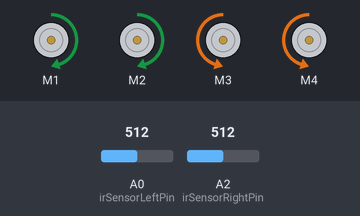
The sketch below on a simulated Arduino Uno, built with avr-gcc and run on an emulated ATmega328P. On the bench: 4 × DC motor (green arrow = forward, orange = backward, longer = faster). Inputs (shaded band) come from the test bench; at power-on: A0 (irSensorLeftPin) = 512, A2 (irSensorRightPin) = 512. What the sketch prints to the serial monitor is not drawn.

Above: at 0.1 s.
At 1.2 s:
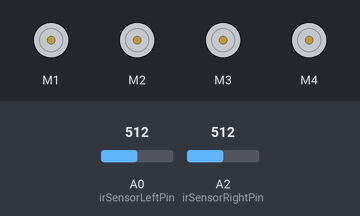
1.3 s: A0 (irSensorLeftPin) set to 690
At 1.3 s:
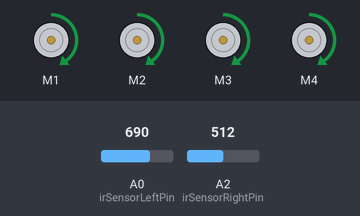
2.8 s: A0 (irSensorLeftPin) set to 709
Timing chart, 0 to 5.8 s (numbered marks = the images above; inputs shaded):
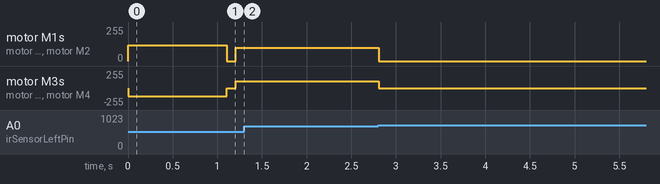

The sketch:

OhmRobot.ino
```cpp
#include <AFMotor.h>

// Create motor objects
AF_DCMotor leftForward(1);  // Motor on M1
AF_DCMotor leftBack(2);     // Motor on M2
AF_DCMotor rightBack(3);    // Motor on M3
AF_DCMotor rightForward(4); // Motor on M4

// Define constants
const int turn90DegreesTime = 1100; // Average time in milliseconds for a 90-degree turn
const int baseSpeed = 100;          // Base speed of the motors
const int turnSpeed = 120;          // Speed for turning

// IR sensor pins
const int irSensorLeftPin = A0;
const int irSensorRightPin = A2;

// Setup function
void setup() {
  // Set up motor speed
  leftForward.setSpeed(baseSpeed);
  leftBack.setSpeed(baseSpeed);
  rightBack.setSpeed(baseSpeed);
  rightForward.setSpeed(baseSpeed);

  // Initialize IR sensor pins
  pinMode(irSensorLeftPin, INPUT);
  pinMode(irSensorRightPin, INPUT);

  // Start serial communication
  Serial.begin(9600);
}

// Loop function
void loop() {
  // Check if both IR sensors detect white
  if (analogRead(irSensorLeftPin) < 700 && analogRead(irSensorRightPin) < 700) {
    // Both sensors detect white, execute movement pattern
    executeMovementPattern();
  } else {
    // If either sensor detects black, stop motors
    stopMotors();
    Serial.println("Black detected, stopping motors.");
  }
}

// Function to execute the movement pattern
void executeMovementPattern() {

  // Turn 90 degrees to the right using calibrated time
  turnRight(turn90DegreesTime);

  // Move forward for 6 seconds
  moveForward(3500);

  // Turn 90 degrees to the left using calibrated time
  turnLeft(turn90DegreesTime);

  // Move forward for 2 seconds
  moveForward(1000);

  delay(1000);
  // Turn 90 degrees to the left using calibrated time
  turnLeft(turn90DegreesTime);

  // Move forward for 6 seconds
  moveForward(3500);

  // Turn 90 degrees to the right using calibrated time
  turnRight(turn90DegreesTime);

  moveForward(1000);
}

// Function to move forward for a given duration
void moveForward(int duration) {
  leftForward.run(FORWARD);
  leftBack.run(FORWARD);
  rightBack.run(FORWARD);
  rightForward.run(FORWARD);

  // Check IR sensors while moving
  for (int i = 0; i < duration / 100; i++) {
    if (analogRead(irSensorLeftPin) >= 700 || analogRead(irSensorRightPin) >= 700) {
      stopMotors();
      Serial.println("Black detected during movement, stopping motors.");
      return;
    }
    delay(100);
  }
  stopMotors();
}

// Function to turn right for a given duration
void turnRight(int duration) {
  leftForward.setSpeed(turnSpeed );
  leftBack.setSpeed(turnSpeed );
  rightBack.setSpeed(turnSpeed );
  rightForward.setSpeed(turnSpeed );

  leftForward.run(FORWARD);
  leftBack.run(FORWARD);
  rightBack.run(BACKWARD);
  rightForward.run(BACKWARD);

  // Check IR sensors while turning
  for (int i = 0; i < duration / 100; i++) {
    if (analogRead(irSensorLeftPin) >= 700 || analogRead(irSensorRightPin) >= 700) {
      stopMotors();
      Serial.println("Black detected during turn, stopping motors.");
      return;
    }
    delay(100);
  }
  stopMotors();

  // Reset speed to base speed
  leftForward.setSpeed(baseSpeed);
  leftBack.setSpeed(baseSpeed);
  rightBack.setSpeed(baseSpeed);
  rightForward.setSpeed(baseSpeed);
}

// Function to turn left for a given duration
// Function to turn left for a given duration
void turnLeft(int duration) {
  // Increase the duration by 100 milliseconds
  duration += 80;

  leftForward.setSpeed(turnSpeed);
  leftBack.setSpeed(turnSpeed);
  rightBack.setSpeed(turnSpeed);
  rightForward.setSpeed(turnSpeed);

  leftForward.run(BACKWARD);
  leftBack.run(BACKWARD);
  rightBack.run(FORWARD);
  rightForward.run(FORWARD);

  // Check IR sensors while turning
  for (int i = 0; i < duration / 100; i++) {
    if (analogRead(irSensorLeftPin) >= 700 || analogRead(irSensorRightPin) >= 700) {
      stopMotors();
      Serial.println("Black detected during turn, stopping motors.");
      return;
    }
    delay(100);
  }
  stopMotors();

  // Reset speed to base speed
  leftForward.setSpeed(baseSpeed);
  leftBack.setSpeed(baseSpeed);
  rightBack.setSpeed(baseSpeed);
  rightForward.setSpeed(baseSpeed);
}

// Function to stop all motors
void stopMotors() {
  leftForward.run(RELEASE);
  leftBack.run(RELEASE);
  rightBack.run(RELEASE);
  rightForward.run(RELEASE);
  delay(100); // Short delay to ensure motors stop completely
}
```

Measured:
- after the input at 1.3 s, every drawn part: stays the same
